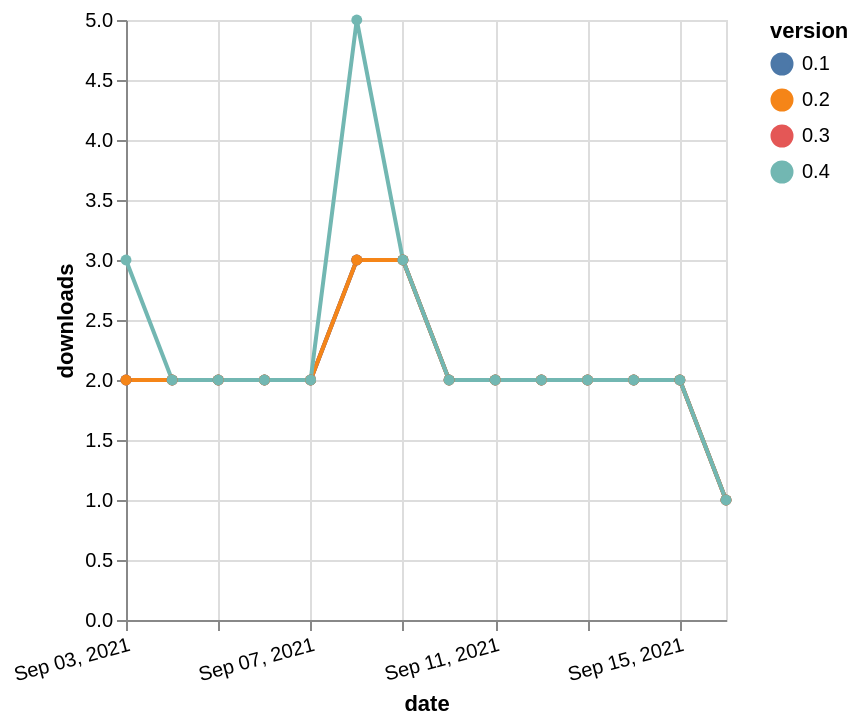

Vega-Lite specification for this chart:
### Vega-Lite specification from a JSON file in a GitHub repository (floating-point values rounded to 4 significant figures)
{"$schema": "https://vega.github.io/schema/vega-lite/v5.json", "description": "A simple bar chart with embedded data.", "data": {"values": [{"date": "2021-09-03", "total": 303, "delta": 2, "version": "0.3"}, {"date": "2021-09-04", "total": 305, "delta": 2, "version": "0.3"}, {"date": "2021-09-05", "total": 307, "delta": 2, "version": "0.3"}, {"date": "2021-09-06", "total": 309, "delta": 2, "version": "0.3"}, {"date": "2021-09-07", "total": 311, "delta": 2, "version": "0.3"}, {"date": "2021-09-08", "total": 314, "delta": 3, "version": "0.3"}, {"date": "2021-09-09", "total": 317, "delta": 3, "version": "0.3"}, {"date": "2021-09-10", "total": 319, "delta": 2, "version": "0.3"}, {"date": "2021-09-11", "total": 321, "delta": 2, "version": "0.3"}, {"date": "2021-09-12", "total": 323, "delta": 2, "version": "0.3"}, {"date": "2021-09-13", "total": 325, "delta": 2, "version": "0.3"}, {"date": "2021-09-14", "total": 327, "delta": 2, "version": "0.3"}, {"date": "2021-09-15", "total": 329, "delta": 2, "version": "0.3"}, {"date": "2021-09-16", "total": 330, "delta": 1, "version": "0.3"}, {"date": "2021-09-03", "total": 324, "delta": 2, "version": "0.1"}, {"date": "2021-09-04", "total": 326, "delta": 2, "version": "0.1"}, {"date": "2021-09-05", "total": 328, "delta": 2, "version": "0.1"}, {"date": "2021-09-06", "total": 330, "delta": 2, "version": "0.1"}, {"date": "2021-09-07", "total": 332, "delta": 2, "version": "0.1"}, {"date": "2021-09-08", "total": 335, "delta": 3, "version": "0.1"}, {"date": "2021-09-09", "total": 338, "delta": 3, "version": "0.1"}, {"date": "2021-09-10", "total": 340, "delta": 2, "version": "0.1"}, {"date": "2021-09-11", "total": 342, "delta": 2, "version": "0.1"}, {"date": "2021-09-12", "total": 344, "delta": 2, "version": "0.1"}, {"date": "2021-09-13", "total": 346, "delta": 2, "version": "0.1"}, {"date": "2021-09-14", "total": 348, "delta": 2, "version": "0.1"}, {"date": "2021-09-15", "total": 350, "delta": 2, "version": "0.1"}, {"date": "2021-09-16", "total": 351, "delta": 1, "version": "0.1"}, {"date": "2021-09-03", "total": 325, "delta": 2, "version": "0.2"}, {"date": "2021-09-04", "total": 327, "delta": 2, "version": "0.2"}, {"date": "2021-09-05", "total": 329, "delta": 2, "version": "0.2"}, {"date": "2021-09-06", "total": 331, "delta": 2, "version": "0.2"}, {"date": "2021-09-07", "total": 333, "delta": 2, "version": "0.2"}, {"date": "2021-09-08", "total": 336, "delta": 3, "version": "0.2"}, {"date": "2021-09-09", "total": 339, "delta": 3, "version": "0.2"}, {"date": "2021-09-10", "total": 341, "delta": 2, "version": "0.2"}, {"date": "2021-09-11", "total": 343, "delta": 2, "version": "0.2"}, {"date": "2021-09-12", "total": 345, "delta": 2, "version": "0.2"}, {"date": "2021-09-13", "total": 347, "delta": 2, "version": "0.2"}, {"date": "2021-09-14", "total": 349, "delta": 2, "version": "0.2"}, {"date": "2021-09-15", "total": 351, "delta": 2, "version": "0.2"}, {"date": "2021-09-16", "total": 352, "delta": 1, "version": "0.2"}, {"date": "2021-09-03", "total": 247, "delta": 3, "version": "0.4"}, {"date": "2021-09-04", "total": 249, "delta": 2, "version": "0.4"}, {"date": "2021-09-05", "total": 251, "delta": 2, "version": "0.4"}, {"date": "2021-09-06", "total": 253, "delta": 2, "version": "0.4"}, {"date": "2021-09-07", "total": 255, "delta": 2, "version": "0.4"}, {"date": "2021-09-08", "total": 260, "delta": 5, "version": "0.4"}, {"date": "2021-09-09", "total": 263, "delta": 3, "version": "0.4"}, {"date": "2021-09-10", "total": 265, "delta": 2, "version": "0.4"}, {"date": "2021-09-11", "total": 267, "delta": 2, "version": "0.4"}, {"date": "2021-09-12", "total": 269, "delta": 2, "version": "0.4"}, {"date": "2021-09-13", "total": 271, "delta": 2, "version": "0.4"}, {"date": "2021-09-14", "total": 273, "delta": 2, "version": "0.4"}, {"date": "2021-09-15", "total": 275, "delta": 2, "version": "0.4"}, {"date": "2021-09-16", "total": 276, "delta": 1, "version": "0.4"}]}, "width": "container", "mark": {"type": "line", "point": {"filled": true}}, "encoding": {"x": {"field": "date", "type": "temporal", "timeUnit": "yearmonthdate", "title": "date", "axis": {"labelAngle": -15}}, "y": {"field": "delta", "type": "quantitative", "title": "downloads"}, "color": {"field": "version", "type": "nominal"}, "tooltip": {"field": "delta"}}}
